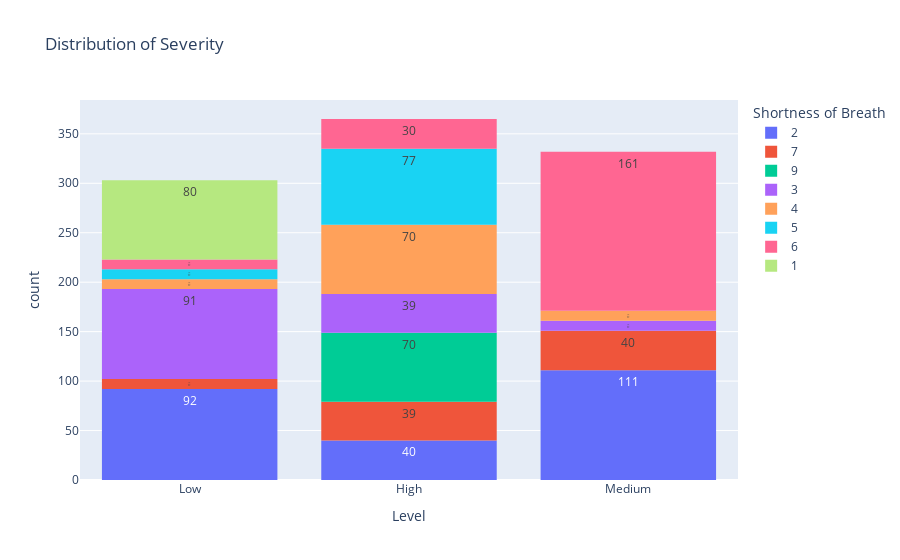

Notebook code for this chart:
### Code cell
# Shortness of Breath
fig = px.histogram(lung, x = 'Level', color = 'Shortness of Breath', nbins = 10, title = 'Distribution of Severity', text_auto = True)
fig.show()

### Figure 1 — Plotly figure (JSON) as saved in the notebook; plotly's stock layout.template omitted (floating-point values rounded to 4 significant figures; data arrays with more than 128 entries replaced by an {"elided": "..."} marker saying what was removed)
{"data": [{"alignmentgroup": "True", "bingroup": "x", "hovertemplate": "Shortness of Breath=2<br>Level=%{x}<br>count=%{y}<extra></extra>", "legendgroup": "2", "marker": {"color": "#636efa", "pattern": {"shape": ""}}, "name": "2", "nbinsx": 10, "offsetgroup": "2", "orientation": "v", "showlegend": true, "texttemplate": "%{value}", "type": "histogram", "x": {"elided": "243 str values"}, "xaxis": "x", "yaxis": "y"}, {"alignmentgroup": "True", "bingroup": "x", "hovertemplate": "Shortness of Breath=7<br>Level=%{x}<br>count=%{y}<extra></extra>", "legendgroup": "7", "marker": {"color": "#EF553B", "pattern": {"shape": ""}}, "name": "7", "nbinsx": 10, "offsetgroup": "7", "orientation": "v", "showlegend": true, "texttemplate": "%{value}", "type": "histogram", "x": ["Medium", "Medium", "High", "High", "Medium", "High", "Low", "Medium", "Medium", "High", "High", "Medium", "High", "Medium", "Medium", "High", "Low", "High", "Medium", "Medium", "High", "High", "Low", "Medium", "High", "Medium", "High", "Low", "Medium", "Medium", "High", "High", "Medium", "High", "Medium", "High", "Low", "Medium", "Medium", "High", "High", "Medium", "High", "Medium", "High", "Low", "Medium", "Medium", "Medium", "High", "High", "Medium", "High", "Medium", "High", "Low", "Medium", "Medium", "Medium", "High", "High", "Medium", "High", "Medium", "High", "Low", "Medium", "Medium", "High", "High", "Medium", "High", "Medium", "High", "High", "Low", "Medium", "Medium", "High", "High", "Medium", "High", "High", "Medium", "High", "Low", "Medium", "Medium", "High"], "xaxis": "x", "yaxis": "y"}, {"alignmentgroup": "True", "bingroup": "x", "hovertemplate": "Shortness of Breath=9<br>Level=%{x}<br>count=%{y}<extra></extra>", "legendgroup": "9", "marker": {"color": "#00cc96", "pattern": {"shape": ""}}, "name": "9", "nbinsx": 10, "offsetgroup": "9", "orientation": "v", "showlegend": true, "texttemplate": "%{value}", "type": "histogram", "x": ["High", "High", "High", "High", "High", "High", "High", "High", "High", "High", "High", "High", "High", "High", "High", "High", "High", "High", "High", "High", "High", "High", "High", "High", "High", "High", "High", "High", "High", "High", "High", "High", "High", "High", "High", "High", "High", "High", "High", "High", "High", "High", "High", "High", "High", "High", "High", "High", "High", "High", "High", "High", "High", "High", "High", "High", "High", "High", "High", "High", "High", "High", "High", "High", "High", "High", "High", "High", "High", "High"], "xaxis": "x", "yaxis": "y"}, {"alignmentgroup": "True", "bingroup": "x", "hovertemplate": "Shortness of Breath=3<br>Level=%{x}<br>count=%{y}<extra></extra>", "legendgroup": "3", "marker": {"color": "#ab63fa", "pattern": {"shape": ""}}, "name": "3", "nbinsx": 10, "offsetgroup": "3", "orientation": "v", "showlegend": true, "texttemplate": "%{value}", "type": "histogram", "x": {"elided": "140 str values"}, "xaxis": "x", "yaxis": "y"}, {"alignmentgroup": "True", "bingroup": "x", "hovertemplate": "Shortness of Breath=4<br>Level=%{x}<br>count=%{y}<extra></extra>", "legendgroup": "4", "marker": {"color": "#FFA15A", "pattern": {"shape": ""}}, "name": "4", "nbinsx": 10, "offsetgroup": "4", "orientation": "v", "showlegend": true, "texttemplate": "%{value}", "type": "histogram", "x": ["High", "Medium", "High", "High", "Low", "High", "High", "High", "High", "High", "High", "Medium", "High", "High", "High", "Low", "High", "High", "High", "High", "High", "Medium", "High", "High", "Low", "High", "High", "High", "High", "Medium", "High", "Medium", "High", "Low", "High", "Low", "High", "High", "High", "High", "High", "Medium", "High", "High", "Low", "High", "High", "High", "High", "High", "Medium", "High", "High", "Low", "High", "High", "High", "High", "High", "Medium", "High", "High", "Low", "High", "High", "High", "High", "High", "High", "Medium", "High", "High", "Low", "High", "High", "High", "High", "High", "High", "High", "Medium", "High", "High", "Low", "High", "High", "High", "High", "High", "High"], "xaxis": "x", "yaxis": "y"}, {"alignmentgroup": "True", "bingroup": "x", "hovertemplate": "Shortness of Breath=5<br>Level=%{x}<br>count=%{y}<extra></extra>", "legendgroup": "5", "marker": {"color": "#19d3f3", "pattern": {"shape": ""}}, "name": "5", "nbinsx": 10, "offsetgroup": "5", "orientation": "v", "showlegend": true, "texttemplate": "%{value}", "type": "histogram", "x": ["High", "High", "High", "High", "Low", "High", "High", "High", "High", "High", "High", "High", "High", "High", "Low", "High", "High", "High", "High", "High", "High", "High", "High", "Low", "High", "High", "High", "High", "High", "High", "High", "High", "Low", "Low", "High", "High", "High", "High", "High", "High", "High", "High", "Low", "High", "High", "High", "High", "High", "High", "High", "High", "High", "Low", "High", "High", "High", "High", "High", "High", "High", "High", "Low", "High", "High", "High", "High", "High", "High", "High", "High", "High", "High", "High", "Low", "High", "High", "High", "High", "High", "High", "High", "High", "High", "High", "Low", "High", "High"], "xaxis": "x", "yaxis": "y"}, {"alignmentgroup": "True", "bingroup": "x", "hovertemplate": "Shortness of Breath=6<br>Level=%{x}<br>count=%{y}<extra></extra>", "legendgroup": "6", "marker": {"color": "#FF6692", "pattern": {"shape": ""}}, "name": "6", "nbinsx": 10, "offsetgroup": "6", "orientation": "v", "showlegend": true, "texttemplate": "%{value}", "type": "histogram", "x": {"elided": "201 str values"}, "xaxis": "x", "yaxis": "y"}, {"alignmentgroup": "True", "bingroup": "x", "hovertemplate": "Shortness of Breath=1<br>Level=%{x}<br>count=%{y}<extra></extra>", "legendgroup": "1", "marker": {"color": "#B6E880", "pattern": {"shape": ""}}, "name": "1", "nbinsx": 10, "offsetgroup": "1", "orientation": "v", "showlegend": true, "texttemplate": "%{value}", "type": "histogram", "x": ["Low", "Low", "Low", "Low", "Low", "Low", "Low", "Low", "Low", "Low", "Low", "Low", "Low", "Low", "Low", "Low", "Low", "Low", "Low", "Low", "Low", "Low", "Low", "Low", "Low", "Low", "Low", "Low", "Low", "Low", "Low", "Low", "Low", "Low", "Low", "Low", "Low", "Low", "Low", "Low", "Low", "Low", "Low", "Low", "Low", "Low", "Low", "Low", "Low", "Low", "Low", "Low", "Low", "Low", "Low", "Low", "Low", "Low", "Low", "Low", "Low", "Low", "Low", "Low", "Low", "Low", "Low", "Low", "Low", "Low", "Low", "Low", "Low", "Low", "Low", "Low", "Low", "Low", "Low", "Low"], "xaxis": "x", "yaxis": "y"}], "layout": {"barmode": "relative", "legend": {"title": {"text": "Shortness of Breath"}, "tracegroupgap": 0}, "title": {"text": "Distribution of Severity"}, "xaxis": {"anchor": "y", "domain": [0, 1], "title": {"text": "Level"}}, "yaxis": {"anchor": "x", "domain": [0, 1], "title": {"text": "count"}}}}
